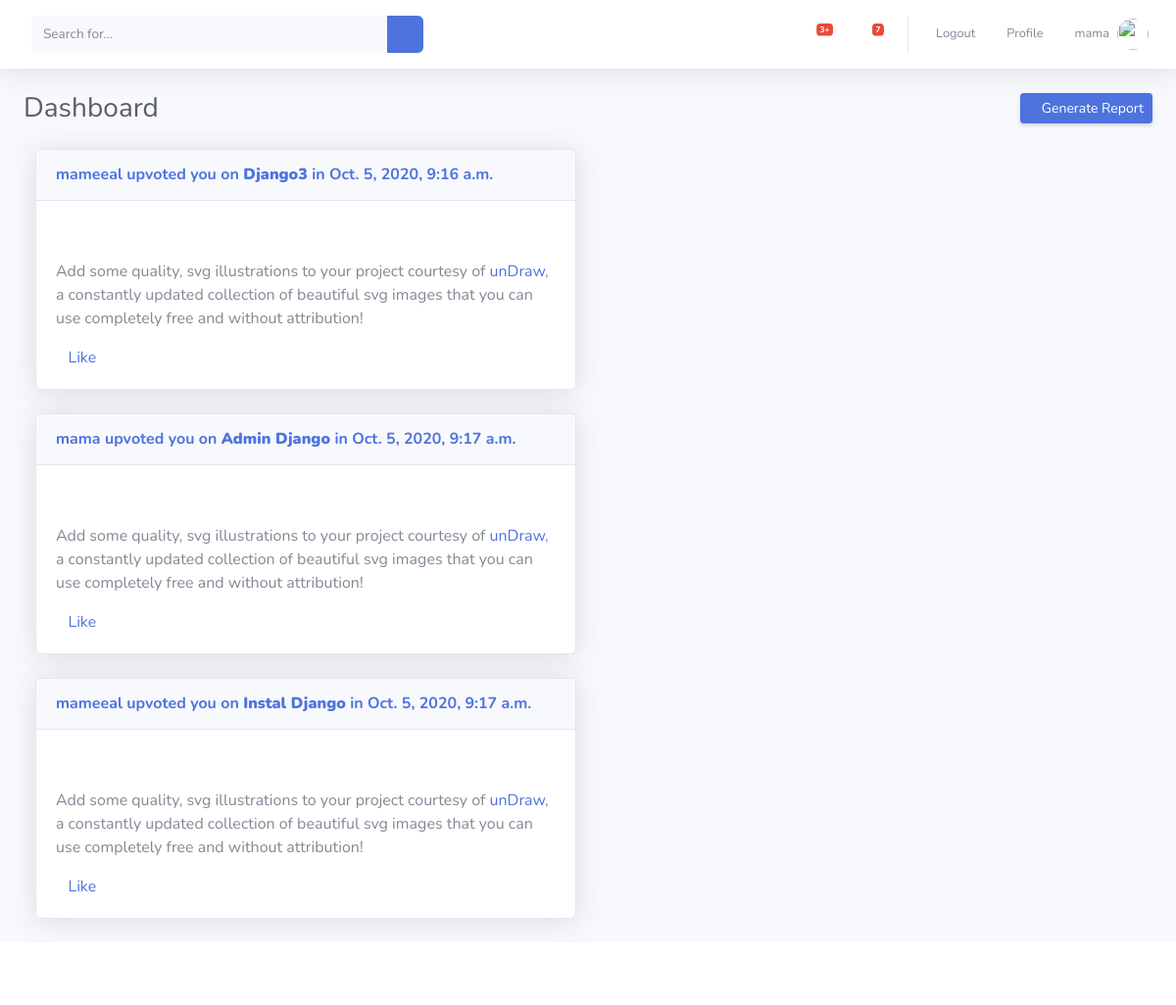
Screenshot of / (signed in) with the database file from the repository.
### TopicComment/models.py (models this page shows, shortened)
class Topic(models.Model):
	user       = models.ForeignKey(User, related_name='user', on_delete=models.CASCADE  )
	topc_title = models.CharField(max_length=100)
	created_at = models.DateTimeField(auto_now=True)
	update_at  = models.DateTimeField(auto_now_add=True)
	like      = models.ManyToManyField(User,blank=True)

### TopicComment/views.py (the view)
# urls.py: path('',all_topic,name='all_topic'),
def all_topic(request):
	all_topic = Topic.objects.all()
	return render(request,'topic/topic.html',{'all_topic':all_topic})

### TopicComment/templates/topic/topic.html (shortened to what this page needs)
 {% extends 'main.html' %}
 {% load static %}
{% block content %}
{% for topic in all_topic %}
 <div class="col-lg-6 mb-4">
              <div class="card shadow mb-4 ">
                <div class="card-header py-3">
                  <h6 class="m-0 font-weight-bold text-primary"> {{topic.user}} upvoted you on <a href="{% url 'TopicComment:topic_details' topic.id %}"><strong>{{topic.topc_title}}</strong></a> in  {{topic.created_at}} </h6>
                </div>
                <div class="card-body">
                  <div class="text-center">
                  </div>
                  <p>Add some quality, svg illustrations to your project courtesy of <a target="_blank" rel="nofollow" href="https://undraw.co/">unDraw</a>, a constantly updated collection of beautiful svg images that you can use completely free and without attribution!</p>
                  <a href=""> <i class="fa fa-thumbs-up" aria-hidden="true"></i>Like </a>
                </div>
              </div>
            </div>
{% endfor %}
{% endblock %}

### templates/main.html (shortened to what this page needs)
{% load static %}
 <!DOCTYPE html>
<html lang="en">
<head>
  <link rel="stylesheet" href="https://stackpath.bootstrapcdn.com/font-awesome/4.7.0/css/font-awesome.min.css">
  <link href="{% static 'vendor/fontawesome-free/css/all.min.css' %}" rel="stylesheet" type="text/css">
  <link href="{% static 'css/sb-admin-2.min.css' %}" rel="stylesheet">
<link href="{% static 'css/main.css' %}" rel="stylesheet">
</head>
<body id="page-top">
  <div id="wrapper">
    <div id="content-wrapper" class="d-flex flex-column">
      <div id="content">
        <nav class="navbar navbar-expand navbar-light bg-white topbar mb-4 static-top shadow">
          <form class="d-none d-sm-inline-block form-inline mr-auto ml-md-3 my-2 my-md-0 mw-100 navbar-search">
            <div class="input-group">
              <input type="text" class="form-control bg-light border-0 small" placeholder="Search for..." aria-label="Search" aria-describedby="basic-addon2">
              <div class="input-group-append">
                <button class="btn btn-primary" type="button">
                  <i class="fas fa-search fa-sm"></i>
                </button>
              </div>
            </div>
          </form>
          <ul class="navbar-nav ml-auto">
            <li class="nav-item dropdown no-arrow mx-1">
              <a class="nav-link dropdown-toggle" href="#" id="alertsDropdown" role="button" data-toggle="dropdown" aria-haspopup="true" aria-expanded="false">
                <i class="fas fa-bell fa-fw"></i>
                <span class="badge badge-danger badge-counter">3+</span>
              </a>
            </li>
            <li class="nav-item dropdown no-arrow mx-1">
              <a class="nav-link dropdown-toggle" href="#" id="messagesDropdown" role="button" data-toggle="dropdown" aria-haspopup="true" aria-expanded="false">
                <i class="fas fa-envelope fa-fw"></i>
                <span class="badge badge-danger badge-counter">7</span>
              </a>
            </li>
            {% if user.is_authenticated %}
              <li class="nav-item">
                <a class="nav-link" href="{% url 'accounts:logout' %}">
                  <span class="mr-2 d-none d-lg-inline text-gray-600 small">Logout</span>
                </a>
              </li>
             <li class="nav-item">
              <a class="nav-link" href="{% url 'accounts:profile' %}">
                <span class="mr-2 d-none d-lg-inline text-gray-600 small">Profile</span>
              </a>
            </li>
            <li class="nav-item">
              <a class="nav-link" href="#">
                <span class="mr-2 d-none d-lg-inline text-gray-600 small">{{user.username}}</span>
                <img class="img-profile rounded-circle" src="https://source.unsplash.com/QAB-WJcbgJk/60x60">
              </a>
            </li>
            {% else %}
              <li class="nav-item">
                <a class="nav-link" href="{% url 'accounts:login' %}">
                  <span class="mr-2 d-none d-lg-inline text-gray-600 small">Login</span>
                </a>
              </li>
 {% endif %}
              </div>
        <div class="container-fluid">
          <div class="d-sm-flex align-items-center justify-content-between mb-4">
            <h1 class="h3 mb-0 text-gray-800">Dashboard</h1>
            <a href="#" class="d-none d-sm-inline-block btn btn-sm btn-primary shadow-sm"><i class="fas fa-download fa-sm text-white-50"></i> Generate Report</a>
          </div>
{% block content %}
{% endblock %}
          </div>
        </div>
      </div>
      <footer class="sticky-footer bg-white">
      </footer>
</body>
</html>

### rows the page displays
Topic: user "mameeal", topc_title "Django3", created_at "Oct. 5, 2020, 9:16 a.m."
Topic: user "mama", topc_title "Admin Django", created_at "Oct. 5, 2020, 9:17 a.m."
Topic: user "mameeal", topc_title "Instal Django", created_at "Oct. 5, 2020, 9:17 a.m."

### other values shown
{{ user.username }} "mama"
